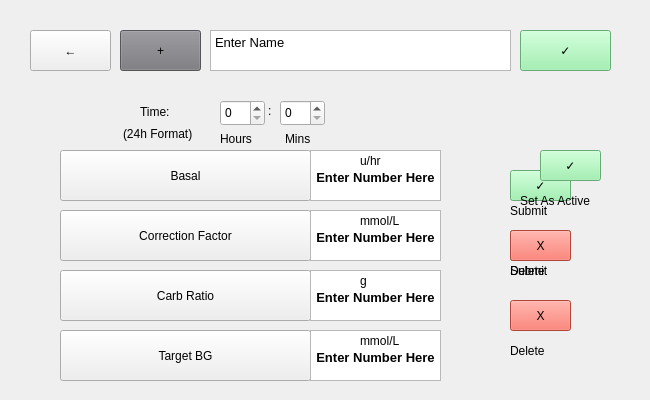
<?xml version="1.0" encoding="UTF-8"?>
<ui version="4.0">
 <class>personalprofilescreen</class>
 <widget class="QWidget" name="personalprofilescreen">
  <property name="geometry">
   <rect>
    <x>0</x>
    <y>0</y>
    <width>650</width>
    <height>400</height>
   </rect>
  </property>
  <property name="windowTitle">
   <string>Form</string>
  </property>
  <widget class="QPushButton" name="homeButton">
   <property name="geometry">
    <rect>
     <x>30</x>
     <y>30</y>
     <width>81</width>
     <height>41</height>
    </rect>
   </property>
   <property name="styleSheet">
    <string notr="true">font: 75 35pt &quot;DejaVu Sans&quot;;
</string>
   </property>
   <property name="text">
    <string>←</string>
   </property>
  </widget>
  <widget class="QStackedWidget" name="stackedWidget">
   <property name="geometry">
    <rect>
     <x>30</x>
     <y>90</y>
     <width>481</width>
     <height>301</height>
    </rect>
   </property>
   <property name="styleSheet">
    <string notr="true"/>
   </property>
   <property name="currentIndex">
    <number>2</number>
   </property>
   <widget class="QWidget" name="page">
    <widget class="QPushButton" name="bolusButton_2">
     <property name="geometry">
      <rect>
       <x>20</x>
       <y>190</y>
       <width>211</width>
       <height>81</height>
      </rect>
     </property>
     <property name="styleSheet">
      <string notr="true">font: 75 32pt &quot;DejaVu Sans&quot;;

</string>
     </property>
     <property name="text">
      <string>0 hrs</string>
     </property>
    </widget>
    <widget class="QLabel" name="label_2">
     <property name="geometry">
      <rect>
       <x>20</x>
       <y>170</y>
       <width>121</width>
       <height>21</height>
      </rect>
     </property>
     <property name="styleSheet">
      <string notr="true">font: 75 12pt &quot;DejaVu Sans&quot;;</string>
     </property>
     <property name="text">
      <string>Bolus Settings</string>
     </property>
    </widget>
    <widget class="QPushButton" name="bolusButton_3">
     <property name="geometry">
      <rect>
       <x>20</x>
       <y>60</y>
       <width>411</width>
       <height>81</height>
      </rect>
     </property>
     <property name="styleSheet">
      <string notr="true">font: 75 35pt &quot;DejaVu Sans&quot;;

</string>
     </property>
     <property name="text">
      <string>Press to Set Up</string>
     </property>
    </widget>
    <widget class="QLabel" name="label_3">
     <property name="geometry">
      <rect>
       <x>20</x>
       <y>40</y>
       <width>121</width>
       <height>21</height>
      </rect>
     </property>
     <property name="styleSheet">
      <string notr="true">font: 75 12pt &quot;DejaVu Sans&quot;;</string>
     </property>
     <property name="text">
      <string>Timed Settings</string>
     </property>
    </widget>
    <widget class="QPushButton" name="bolusButton_4">
     <property name="geometry">
      <rect>
       <x>230</x>
       <y>190</y>
       <width>201</width>
       <height>81</height>
      </rect>
     </property>
     <property name="styleSheet">
      <string notr="true">font: 75 32pt &quot;DejaVu Sans&quot;;
text-align: left;

</string>
     </property>
     <property name="text">
      <string>ON</string>
     </property>
    </widget>
    <widget class="QLabel" name="label_4">
     <property name="geometry">
      <rect>
       <x>80</x>
       <y>250</y>
       <width>81</width>
       <height>21</height>
      </rect>
     </property>
     <property name="styleSheet">
      <string notr="true">font: 75 12pt &quot;DejaVu Sans&quot;;</string>
     </property>
     <property name="text">
      <string>DURATION</string>
     </property>
    </widget>
    <widget class="QLabel" name="label_5">
     <property name="geometry">
      <rect>
       <x>230</x>
       <y>250</y>
       <width>61</width>
       <height>21</height>
      </rect>
     </property>
     <property name="styleSheet">
      <string notr="true">font: 75 12pt &quot;DejaVu Sans&quot;;</string>
     </property>
     <property name="text">
      <string>CARBS</string>
     </property>
    </widget>
    <widget class="QPushButton" name="bolusButton_5">
     <property name="geometry">
      <rect>
       <x>430</x>
       <y>190</y>
       <width>41</width>
       <height>81</height>
      </rect>
     </property>
     <property name="styleSheet">
      <string notr="true">font: 75 32pt &quot;DejaVu Sans&quot;;
text-align: left;
background-color: rgb(153, 193, 241);

</string>
     </property>
     <property name="text">
      <string>=</string>
     </property>
    </widget>
    <widget class="QLabel" name="label_6">
     <property name="geometry">
      <rect>
       <x>436</x>
       <y>185</y>
       <width>31</width>
       <height>61</height>
      </rect>
     </property>
     <property name="styleSheet">
      <string notr="true">font: 75 40pt &quot;DejaVu Sans&quot;;</string>
     </property>
     <property name="text">
      <string>_</string>
     </property>
    </widget>
    <widget class="QPushButton" name="bolusButton_6">
     <property name="geometry">
      <rect>
       <x>430</x>
       <y>60</y>
       <width>41</width>
       <height>81</height>
      </rect>
     </property>
     <property name="styleSheet">
      <string notr="true">font: 75 32pt &quot;DejaVu Sans&quot;;
text-align: left;
background-color: rgb(153, 193, 241);

</string>
     </property>
     <property name="text">
      <string>=</string>
     </property>
    </widget>
    <widget class="QLabel" name="label_7">
     <property name="geometry">
      <rect>
       <x>436</x>
       <y>55</y>
       <width>29</width>
       <height>61</height>
      </rect>
     </property>
     <property name="styleSheet">
      <string notr="true">font: 75 40pt &quot;DejaVu Sans&quot;;</string>
     </property>
     <property name="text">
      <string>_</string>
     </property>
    </widget>
    <widget class="QLabel" name="label">
     <property name="geometry">
      <rect>
       <x>100</x>
       <y>0</y>
       <width>331</width>
       <height>31</height>
      </rect>
     </property>
     <property name="styleSheet">
      <string notr="true">font: 75 20pt &quot;DejaVu Sans&quot;;
text-align: center;</string>
     </property>
     <property name="text">
      <string>Profile: 0</string>
     </property>
    </widget>
   </widget>
   <widget class="QWidget" name="page_2">
    <widget class="QLabel" name="label_9">
     <property name="geometry">
      <rect>
       <x>180</x>
       <y>10</y>
       <width>111</width>
       <height>17</height>
      </rect>
     </property>
     <property name="styleSheet">
      <string notr="true">font: 75 13pt &quot;DejaVu Sans&quot;;</string>
     </property>
     <property name="text">
      <string>Select Profile</string>
     </property>
    </widget>
   </widget>
   <widget class="QWidget" name="page_3">
    <widget class="QPushButton" name="bolusButton_7">
     <property name="geometry">
      <rect>
       <x>30</x>
       <y>60</y>
       <width>251</width>
       <height>51</height>
      </rect>
     </property>
     <property name="styleSheet">
      <string notr="true">font: 75 20pt &quot;DejaVu Sans&quot;;

</string>
     </property>
     <property name="text">
      <string>Basal</string>
     </property>
    </widget>
    <widget class="QPushButton" name="bolusButton_8">
     <property name="geometry">
      <rect>
       <x>30</x>
       <y>120</y>
       <width>251</width>
       <height>51</height>
      </rect>
     </property>
     <property name="styleSheet">
      <string notr="true">font: 75 20pt &quot;DejaVu Sans&quot;;

</string>
     </property>
     <property name="text">
      <string>Correction Factor</string>
     </property>
    </widget>
    <widget class="QPushButton" name="bolusButton_9">
     <property name="geometry">
      <rect>
       <x>30</x>
       <y>180</y>
       <width>251</width>
       <height>51</height>
      </rect>
     </property>
     <property name="styleSheet">
      <string notr="true">font: 75 20pt &quot;DejaVu Sans&quot;;

</string>
     </property>
     <property name="text">
      <string>Carb Ratio</string>
     </property>
    </widget>
    <widget class="QPushButton" name="bolusButton_10">
     <property name="geometry">
      <rect>
       <x>30</x>
       <y>240</y>
       <width>251</width>
       <height>51</height>
      </rect>
     </property>
     <property name="styleSheet">
      <string notr="true">font: 75 20pt &quot;DejaVu Sans&quot;;

</string>
     </property>
     <property name="text">
      <string>Target BG</string>
     </property>
    </widget>
    <widget class="QTextEdit" name="basalRate">
     <property name="geometry">
      <rect>
       <x>280</x>
       <y>60</y>
       <width>131</width>
       <height>51</height>
      </rect>
     </property>
     <property name="html">
      <string>&lt;!DOCTYPE HTML PUBLIC &quot;-//W3C//DTD HTML 4.0//EN&quot; &quot;http://www.w3.org/TR/REC-html40/strict.dtd&quot;&gt;
&lt;html&gt;&lt;head&gt;&lt;meta name=&quot;qrichtext&quot; content=&quot;1&quot; /&gt;&lt;style type=&quot;text/css&quot;&gt;
p, li { white-space: pre-wrap; }
&lt;/style&gt;&lt;/head&gt;&lt;body style=&quot; font-family:'Sans'; font-size:10pt; font-weight:400; font-style:normal;&quot;&gt;
&lt;p align=&quot;center&quot; style=&quot;-qt-paragraph-type:empty; margin-top:0px; margin-bottom:0px; margin-left:0px; margin-right:0px; -qt-block-indent:0; text-indent:0px;&quot;&gt;&lt;br /&gt;&lt;/p&gt;
&lt;p align=&quot;center&quot; style=&quot; margin-top:0px; margin-bottom:0px; margin-left:0px; margin-right:0px; -qt-block-indent:0; text-indent:0px;&quot;&gt;&lt;span style=&quot; font-weight:600;&quot;&gt;Enter Number Here&lt;/span&gt;&lt;/p&gt;&lt;/body&gt;&lt;/html&gt;</string>
     </property>
    </widget>
    <widget class="QTextEdit" name="correctionFactor">
     <property name="geometry">
      <rect>
       <x>280</x>
       <y>120</y>
       <width>131</width>
       <height>51</height>
      </rect>
     </property>
     <property name="html">
      <string>&lt;!DOCTYPE HTML PUBLIC &quot;-//W3C//DTD HTML 4.0//EN&quot; &quot;http://www.w3.org/TR/REC-html40/strict.dtd&quot;&gt;
&lt;html&gt;&lt;head&gt;&lt;meta name=&quot;qrichtext&quot; content=&quot;1&quot; /&gt;&lt;style type=&quot;text/css&quot;&gt;
p, li { white-space: pre-wrap; }
&lt;/style&gt;&lt;/head&gt;&lt;body style=&quot; font-family:'Sans'; font-size:10pt; font-weight:400; font-style:normal;&quot;&gt;
&lt;p align=&quot;center&quot; style=&quot;-qt-paragraph-type:empty; margin-top:0px; margin-bottom:0px; margin-left:0px; margin-right:0px; -qt-block-indent:0; text-indent:0px;&quot;&gt;&lt;br /&gt;&lt;/p&gt;
&lt;p align=&quot;center&quot; style=&quot; margin-top:0px; margin-bottom:0px; margin-left:0px; margin-right:0px; -qt-block-indent:0; text-indent:0px;&quot;&gt;&lt;span style=&quot; font-weight:600;&quot;&gt;Enter Number Here&lt;/span&gt;&lt;/p&gt;&lt;/body&gt;&lt;/html&gt;</string>
     </property>
    </widget>
    <widget class="QTextEdit" name="carbRatio">
     <property name="geometry">
      <rect>
       <x>280</x>
       <y>180</y>
       <width>131</width>
       <height>51</height>
      </rect>
     </property>
     <property name="html">
      <string>&lt;!DOCTYPE HTML PUBLIC &quot;-//W3C//DTD HTML 4.0//EN&quot; &quot;http://www.w3.org/TR/REC-html40/strict.dtd&quot;&gt;
&lt;html&gt;&lt;head&gt;&lt;meta name=&quot;qrichtext&quot; content=&quot;1&quot; /&gt;&lt;style type=&quot;text/css&quot;&gt;
p, li { white-space: pre-wrap; }
&lt;/style&gt;&lt;/head&gt;&lt;body style=&quot; font-family:'Sans'; font-size:10pt; font-weight:400; font-style:normal;&quot;&gt;
&lt;p align=&quot;center&quot; style=&quot;-qt-paragraph-type:empty; margin-top:0px; margin-bottom:0px; margin-left:0px; margin-right:0px; -qt-block-indent:0; text-indent:0px;&quot;&gt;&lt;br /&gt;&lt;/p&gt;
&lt;p align=&quot;center&quot; style=&quot; margin-top:0px; margin-bottom:0px; margin-left:0px; margin-right:0px; -qt-block-indent:0; text-indent:0px;&quot;&gt;&lt;span style=&quot; font-weight:600;&quot;&gt;Enter Number Here&lt;/span&gt;&lt;/p&gt;&lt;/body&gt;&lt;/html&gt;</string>
     </property>
    </widget>
    <widget class="QTextEdit" name="targetBG">
     <property name="geometry">
      <rect>
       <x>280</x>
       <y>240</y>
       <width>131</width>
       <height>51</height>
      </rect>
     </property>
     <property name="html">
      <string>&lt;!DOCTYPE HTML PUBLIC &quot;-//W3C//DTD HTML 4.0//EN&quot; &quot;http://www.w3.org/TR/REC-html40/strict.dtd&quot;&gt;
&lt;html&gt;&lt;head&gt;&lt;meta name=&quot;qrichtext&quot; content=&quot;1&quot; /&gt;&lt;style type=&quot;text/css&quot;&gt;
p, li { white-space: pre-wrap; }
&lt;/style&gt;&lt;/head&gt;&lt;body style=&quot; font-family:'Sans'; font-size:10pt; font-weight:400; font-style:normal;&quot;&gt;
&lt;p align=&quot;center&quot; style=&quot;-qt-paragraph-type:empty; margin-top:0px; margin-bottom:0px; margin-left:0px; margin-right:0px; -qt-block-indent:0; text-indent:0px;&quot;&gt;&lt;br /&gt;&lt;/p&gt;
&lt;p align=&quot;center&quot; style=&quot; margin-top:0px; margin-bottom:0px; margin-left:0px; margin-right:0px; -qt-block-indent:0; text-indent:0px;&quot;&gt;&lt;span style=&quot; font-weight:600;&quot;&gt;Enter Number Here&lt;/span&gt;&lt;/p&gt;&lt;/body&gt;&lt;/html&gt;</string>
     </property>
    </widget>
    <widget class="QSpinBox" name="timeHourValue">
     <property name="geometry">
      <rect>
       <x>190</x>
       <y>10</y>
       <width>45</width>
       <height>26</height>
      </rect>
     </property>
     <property name="maximum">
      <number>23</number>
     </property>
    </widget>
    <widget class="QSpinBox" name="timeMinuteValue">
     <property name="geometry">
      <rect>
       <x>250</x>
       <y>10</y>
       <width>45</width>
       <height>26</height>
      </rect>
     </property>
     <property name="maximum">
      <number>59</number>
     </property>
    </widget>
    <widget class="QLabel" name="label_11">
     <property name="geometry">
      <rect>
       <x>238</x>
       <y>12</y>
       <width>16</width>
       <height>17</height>
      </rect>
     </property>
     <property name="styleSheet">
      <string notr="true">font: 75 18pt &quot;DejaVu Sans&quot;;</string>
     </property>
     <property name="text">
      <string>:</string>
     </property>
    </widget>
    <widget class="QLabel" name="timeLabel">
     <property name="geometry">
      <rect>
       <x>110</x>
       <y>13</y>
       <width>61</width>
       <height>17</height>
      </rect>
     </property>
     <property name="styleSheet">
      <string notr="true">font: 75 16pt &quot;DejaVu Sans&quot;;</string>
     </property>
     <property name="text">
      <string>Time:</string>
     </property>
    </widget>
    <widget class="QLabel" name="setActiveLabel_2">
     <property name="geometry">
      <rect>
       <x>190</x>
       <y>38</y>
       <width>41</width>
       <height>21</height>
      </rect>
     </property>
     <property name="styleSheet">
      <string notr="true">font: 75 10pt &quot;DejaVu Sans&quot;;</string>
     </property>
     <property name="text">
      <string>Hours</string>
     </property>
    </widget>
    <widget class="QLabel" name="setActiveLabel_3">
     <property name="geometry">
      <rect>
       <x>255</x>
       <y>38</y>
       <width>31</width>
       <height>21</height>
      </rect>
     </property>
     <property name="styleSheet">
      <string notr="true">font: 75 10pt &quot;DejaVu Sans&quot;;</string>
     </property>
     <property name="text">
      <string>Mins</string>
     </property>
    </widget>
    <widget class="QLabel" name="setActiveLabel_4">
     <property name="geometry">
      <rect>
       <x>93</x>
       <y>33</y>
       <width>91</width>
       <height>21</height>
      </rect>
     </property>
     <property name="styleSheet">
      <string notr="true">font: 75 10pt &quot;DejaVu Sans&quot;;</string>
     </property>
     <property name="text">
      <string>(24h Format)</string>
     </property>
    </widget>
    <widget class="QLabel" name="setActiveLabel_5">
     <property name="geometry">
      <rect>
       <x>330</x>
       <y>60</y>
       <width>31</width>
       <height>21</height>
      </rect>
     </property>
     <property name="styleSheet">
      <string notr="true">font: 75 10pt &quot;DejaVu Sans&quot;;</string>
     </property>
     <property name="text">
      <string>u/hr</string>
     </property>
    </widget>
    <widget class="QLabel" name="setActiveLabel_6">
     <property name="geometry">
      <rect>
       <x>330</x>
       <y>120</y>
       <width>51</width>
       <height>21</height>
      </rect>
     </property>
     <property name="styleSheet">
      <string notr="true">font: 75 10pt &quot;DejaVu Sans&quot;;</string>
     </property>
     <property name="text">
      <string>mmol/L</string>
     </property>
    </widget>
    <widget class="QLabel" name="setActiveLabel_7">
     <property name="geometry">
      <rect>
       <x>330</x>
       <y>180</y>
       <width>51</width>
       <height>21</height>
      </rect>
     </property>
     <property name="styleSheet">
      <string notr="true">font: 75 10pt &quot;DejaVu Sans&quot;;</string>
     </property>
     <property name="text">
      <string>g</string>
     </property>
    </widget>
    <widget class="QLabel" name="setActiveLabel_8">
     <property name="geometry">
      <rect>
       <x>330</x>
       <y>240</y>
       <width>51</width>
       <height>21</height>
      </rect>
     </property>
     <property name="styleSheet">
      <string notr="true">font: 75 10pt &quot;DejaVu Sans&quot;;</string>
     </property>
     <property name="text">
      <string>mmol/L</string>
     </property>
    </widget>
   </widget>
   <widget class="QWidget" name="page_4">
    <widget class="QPushButton" name="bolusButton_11">
     <property name="geometry">
      <rect>
       <x>40</x>
       <y>90</y>
       <width>251</width>
       <height>51</height>
      </rect>
     </property>
     <property name="styleSheet">
      <string notr="true">font: 75 20pt &quot;DejaVu Sans&quot;;

</string>
     </property>
     <property name="text">
      <string>Insulin Duration</string>
     </property>
    </widget>
    <widget class="QSpinBox" name="insulinDuration">
     <property name="geometry">
      <rect>
       <x>290</x>
       <y>90</y>
       <width>51</width>
       <height>51</height>
      </rect>
     </property>
     <property name="styleSheet">
      <string notr="true">font: 75 10pt &quot;DejaVu Sans&quot;;</string>
     </property>
     <property name="maximum">
      <number>23</number>
     </property>
    </widget>
    <widget class="QPushButton" name="bolusButton_12">
     <property name="geometry">
      <rect>
       <x>40</x>
       <y>140</y>
       <width>251</width>
       <height>51</height>
      </rect>
     </property>
     <property name="styleSheet">
      <string notr="true">font: 75 20pt &quot;DejaVu Sans&quot;;

</string>
     </property>
     <property name="text">
      <string>Carbohydrates</string>
     </property>
    </widget>
    <widget class="QRadioButton" name="carboCheckBox">
     <property name="geometry">
      <rect>
       <x>330</x>
       <y>160</y>
       <width>20</width>
       <height>21</height>
      </rect>
     </property>
     <property name="text">
      <string/>
     </property>
     <property name="iconSize">
      <size>
       <width>16</width>
       <height>16</height>
      </size>
     </property>
    </widget>
    <widget class="QSpinBox" name="insulinDuration_2">
     <property name="geometry">
      <rect>
       <x>340</x>
       <y>90</y>
       <width>51</width>
       <height>51</height>
      </rect>
     </property>
     <property name="styleSheet">
      <string notr="true">font: 75 10pt &quot;DejaVu Sans&quot;;</string>
     </property>
     <property name="maximum">
      <number>59</number>
     </property>
    </widget>
   </widget>
   <widget class="QWidget" name="page_5">
    <widget class="QLabel" name="label_10">
     <property name="geometry">
      <rect>
       <x>190</x>
       <y>10</y>
       <width>101</width>
       <height>17</height>
      </rect>
     </property>
     <property name="text">
      <string>Time Per Profile</string>
     </property>
    </widget>
    <widget class="QPushButton" name="addTimeslotButton">
     <property name="geometry">
      <rect>
       <x>20</x>
       <y>10</y>
       <width>31</width>
       <height>21</height>
      </rect>
     </property>
     <property name="styleSheet">
      <string notr="true">font: 75 25pt &quot;DejaVu Sans&quot;;
background-color: rgb(119, 118, 123);
</string>
     </property>
     <property name="text">
      <string>+</string>
     </property>
    </widget>
   </widget>
  </widget>
  <widget class="QPushButton" name="homeButton_2">
   <property name="geometry">
    <rect>
     <x>120</x>
     <y>30</y>
     <width>81</width>
     <height>41</height>
    </rect>
   </property>
   <property name="styleSheet">
    <string notr="true">font: 75 35pt &quot;DejaVu Sans&quot;;
background-color: rgb(119, 118, 123);
</string>
   </property>
   <property name="text">
    <string>+</string>
   </property>
  </widget>
  <widget class="QTextEdit" name="textEdit">
   <property name="geometry">
    <rect>
     <x>210</x>
     <y>30</y>
     <width>301</width>
     <height>41</height>
    </rect>
   </property>
   <property name="styleSheet">
    <string notr="true">font: 75 10pt &quot;DejaVu Sans&quot;;</string>
   </property>
   <property name="html">
    <string>&lt;!DOCTYPE HTML PUBLIC &quot;-//W3C//DTD HTML 4.0//EN&quot; &quot;http://www.w3.org/TR/REC-html40/strict.dtd&quot;&gt;
&lt;html&gt;&lt;head&gt;&lt;meta name=&quot;qrichtext&quot; content=&quot;1&quot; /&gt;&lt;style type=&quot;text/css&quot;&gt;
p, li { white-space: pre-wrap; }
&lt;/style&gt;&lt;/head&gt;&lt;body style=&quot; font-family:'DejaVu Sans'; font-size:10pt; font-weight:72; font-style:normal;&quot;&gt;
&lt;p style=&quot; margin-top:0px; margin-bottom:0px; margin-left:0px; margin-right:0px; -qt-block-indent:0; text-indent:0px;&quot;&gt;&lt;span style=&quot; font-family:'Sans'; font-weight:400;&quot;&gt;Enter Name&lt;/span&gt;&lt;/p&gt;&lt;/body&gt;&lt;/html&gt;</string>
   </property>
  </widget>
  <widget class="QPushButton" name="checkButton">
   <property name="geometry">
    <rect>
     <x>520</x>
     <y>30</y>
     <width>91</width>
     <height>41</height>
    </rect>
   </property>
   <property name="styleSheet">
    <string notr="true">font: 75 35pt &quot;DejaVu Sans&quot;;
background-color: rgb(143, 240, 164);
</string>
   </property>
   <property name="text">
    <string>✓</string>
   </property>
  </widget>
  <widget class="QPushButton" name="checkButton_2">
   <property name="geometry">
    <rect>
     <x>510</x>
     <y>230</y>
     <width>61</width>
     <height>31</height>
    </rect>
   </property>
   <property name="styleSheet">
    <string notr="true">font: 75 35pt &quot;DejaVu Sans&quot;;
background-color: rgb(143, 240, 164);
</string>
   </property>
   <property name="text">
    <string>✓</string>
   </property>
  </widget>
  <widget class="QLabel" name="label_8">
   <property name="geometry">
    <rect>
     <x>510</x>
     <y>260</y>
     <width>61</width>
     <height>21</height>
    </rect>
   </property>
   <property name="styleSheet">
    <string notr="true">font: 75 12pt &quot;DejaVu Sans&quot;;</string>
   </property>
   <property name="text">
    <string>Submit</string>
   </property>
  </widget>
  <widget class="QPushButton" name="deleteButton">
   <property name="geometry">
    <rect>
     <x>510</x>
     <y>300</y>
     <width>61</width>
     <height>31</height>
    </rect>
   </property>
   <property name="styleSheet">
    <string notr="true">font: 75 35pt &quot;DejaVu Sans&quot;;
background-color: rgb(246, 97, 81);
</string>
   </property>
   <property name="text">
    <string>X</string>
   </property>
  </widget>
  <widget class="QLabel" name="deleteLabel">
   <property name="geometry">
    <rect>
     <x>510</x>
     <y>340</y>
     <width>51</width>
     <height>21</height>
    </rect>
   </property>
   <property name="styleSheet">
    <string notr="true">font: 75 12pt &quot;DejaVu Sans&quot;;</string>
   </property>
   <property name="text">
    <string>Delete</string>
   </property>
  </widget>
  <widget class="QPushButton" name="checkButton_3">
   <property name="geometry">
    <rect>
     <x>510</x>
     <y>170</y>
     <width>61</width>
     <height>31</height>
    </rect>
   </property>
   <property name="styleSheet">
    <string notr="true">font: 75 35pt &quot;DejaVu Sans&quot;;
background-color: rgb(143, 240, 164);
</string>
   </property>
   <property name="text">
    <string>✓</string>
   </property>
  </widget>
  <widget class="QLabel" name="label_12">
   <property name="geometry">
    <rect>
     <x>510</x>
     <y>200</y>
     <width>61</width>
     <height>21</height>
    </rect>
   </property>
   <property name="styleSheet">
    <string notr="true">font: 75 12pt &quot;DejaVu Sans&quot;;</string>
   </property>
   <property name="text">
    <string>Submit</string>
   </property>
  </widget>
  <widget class="QPushButton" name="deleteButton_2">
   <property name="geometry">
    <rect>
     <x>510</x>
     <y>230</y>
     <width>61</width>
     <height>31</height>
    </rect>
   </property>
   <property name="styleSheet">
    <string notr="true">font: 75 35pt &quot;DejaVu Sans&quot;;
background-color: rgb(246, 97, 81);
</string>
   </property>
   <property name="text">
    <string>X</string>
   </property>
  </widget>
  <widget class="QLabel" name="deleteLabel_2">
   <property name="geometry">
    <rect>
     <x>510</x>
     <y>260</y>
     <width>51</width>
     <height>21</height>
    </rect>
   </property>
   <property name="styleSheet">
    <string notr="true">font: 75 12pt &quot;DejaVu Sans&quot;;</string>
   </property>
   <property name="text">
    <string>Delete</string>
   </property>
  </widget>
  <widget class="QPushButton" name="setActiveButton">
   <property name="geometry">
    <rect>
     <x>540</x>
     <y>150</y>
     <width>61</width>
     <height>31</height>
    </rect>
   </property>
   <property name="styleSheet">
    <string notr="true">font: 75 35pt &quot;DejaVu Sans&quot;;
background-color: rgb(143, 240, 164);
</string>
   </property>
   <property name="text">
    <string>✓</string>
   </property>
  </widget>
  <widget class="QLabel" name="setActiveLabel">
   <property name="geometry">
    <rect>
     <x>520</x>
     <y>190</y>
     <width>111</width>
     <height>21</height>
    </rect>
   </property>
   <property name="styleSheet">
    <string notr="true">font: 75 12pt &quot;DejaVu Sans&quot;;</string>
   </property>
   <property name="text">
    <string>Set As Active</string>
   </property>
  </widget>
 </widget>
 <resources/>
 <connections/>
</ui>
